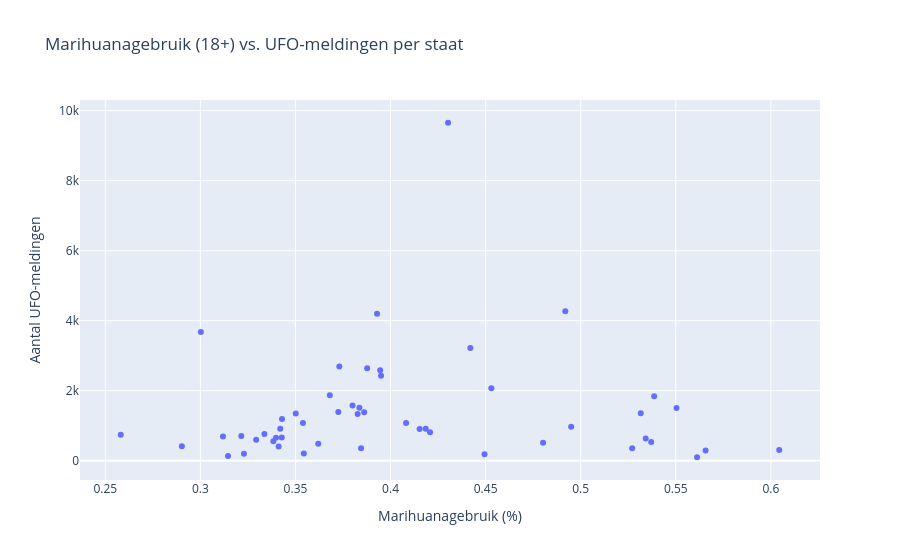

Notebook code cell kept with this figure:
### Code cell
import pandas as pd
import plotly.express as px

# Bestanden inladen
drugs = pd.read_csv("../data/drugs.csv")
ufo = pd.read_csv("../data/ufo_sighting_data.csv", low_memory=False)

# -------------------------
# 1. UFO-meldingen per staat tellen
# -------------------------

ufo_per_state = (
    ufo.groupby("state/province")
    .size()
    .reset_index(name="UFO_count")
)

# -------------------------
# 2. Drugsdata: alleen 18+
# -------------------------

# 18-25 + 26+ = totale groep 18+
drugs["Marijuana_18plus"] = (
    drugs["Rates.Marijuana.Used Past Year.18-25"] +
    drugs["Rates.Marijuana.Used Past Year.26+"]
)

# -------------------------
# 3. Per staat één waarde maken
# -------------------------

drugs_per_state = (
    drugs.groupby("State")["Marijuana_18plus"]
    .mean()
    .reset_index()
)

# -------------------------
# 4. Namen van staten gelijk maken
# -------------------------

# -------------------------
# 4. Staatnamen gelijk maken
# -------------------------

state_codes = {
    "alabama": "al",
    "alaska": "ak",
    "arizona": "az",
    "arkansas": "ar",
    "california": "ca",
    "colorado": "co",
    "connecticut": "ct",
    "delaware": "de",
    "district of columbia": "dc",
    "florida": "fl",
    "georgia": "ga",
    "hawaii": "hi",
    "idaho": "id",
    "illinois": "il",
    "indiana": "in",
    "iowa": "ia",
    "kansas": "ks",
    "kentucky": "ky",
    "louisiana": "la",
    "maine": "me",
    "maryland": "md",
    "massachusetts": "ma",
    "michigan": "mi",
    "minnesota": "mn",
    "mississippi": "ms",
    "missouri": "mo",
    "montana": "mt",
    "nebraska": "ne",
    "nevada": "nv",
    "new hampshire": "nh",
    "new jersey": "nj",
    "new mexico": "nm",
    "new york": "ny",
    "north carolina": "nc",
    "north dakota": "nd",
    "ohio": "oh",
    "oklahoma": "ok",
    "oregon": "or",
    "pennsylvania": "pa",
    "rhode island": "ri",
    "south carolina": "sc",
    "south dakota": "sd",
    "tennessee": "tn",
    "texas": "tx",
    "utah": "ut",
    "vermont": "vt",
    "virginia": "va",
    "washington": "wa",
    "west virginia": "wv",
    "wisconsin": "wi",
    "wyoming": "wy"
}

drugs_per_state["State"] = (
    drugs_per_state["State"]
    .str.lower()
    .map(state_codes)
)

ufo_per_state["state/province"] = (
    ufo_per_state["state/province"]
    .str.lower()
    .str.strip()
)

# -------------------------
# 5. Data combineren
# -------------------------

data = drugs_per_state.merge(
    ufo_per_state,
    left_on="State",
    right_on="state/province",
    how="inner"
)

print("Aantal rijen na merge:", len(data))
print(data.head())

# -------------------------
# 6. Scatterplot maken
# -------------------------
fig = px.scatter(
    data,
    x="Marijuana_18plus",
    y="UFO_count",
    hover_name="State",
    title="Marihuanagebruik (18+) vs. UFO-meldingen per staat",
    labels={
        "Marijuana_18plus": "Marihuanagebruik (%)",
        "UFO_count": "Aantal UFO-meldingen"
    }
)

fig.show()

### Figure 1 — Plotly figure (JSON) as saved in the notebook; plotly's stock layout.template omitted (floating-point values rounded to 4 significant figures)
{"data": [{"hovertemplate": "<b>%{hovertext}</b><br><br>Marihuanagebruik (%)=%{x}<br>Aantal UFO-meldingen=%{y}<extra></extra>", "hovertext": ["al", "ak", "az", "ar", "ca", "co", "ct", "de", "dc", "fl", "ga", "hi", "id", "il", "in", "ia", "ks", "ky", "la", "me", "md", "ma", "mi", "mn", "ms", "mo", "mt", "ne", "nv", "nh", "nj", "nm", "ny", "nc", "nd", "oh", "ok", "or", "pa", "ri", "sc", "sd", "tn", "tx", "ut", "vt", "va", "wa", "wv", "wi", "wy"], "legendgroup": "", "marker": {"color": "#636efa", "symbol": "circle"}, "mode": "markers", "name": "", "orientation": "v", "showlegend": false, "type": "scatter", "x": [0.3119, 0.5271, 0.3731, 0.3428, 0.4302, 0.5504, 0.495, 0.4494, 0.5612, 0.3929, 0.3501, 0.3845, 0.3384, 0.3877, 0.3861, 0.3215, 0.3398, 0.342, 0.3293, 0.5342, 0.4185, 0.5316, 0.453, 0.4082, 0.2903, 0.38, 0.4802, 0.3411, 0.4153, 0.5371, 0.3836, 0.4208, 0.442, 0.3681, 0.3145, 0.395, 0.3337, 0.5386, 0.3946, 0.5657, 0.3539, 0.3229, 0.3429, 0.3002, 0.2581, 0.6044, 0.3725, 0.4919, 0.362, 0.3827, 0.3544], "xaxis": "x", "y": [691, 354, 2689, 666, 9655, 1505, 968, 183, 99, 4200, 1347, 353, 554, 2645, 1386, 707, 653, 914, 598, 633, 911, 1358, 2071, 1081, 415, 1576, 510, 405, 905, 535, 1512, 815, 3219, 1869, 138, 2425, 766, 1845, 2582, 290, 1076, 196, 1193, 3677, 743, 307, 1393, 4268, 486, 1333, 205], "yaxis": "y"}], "layout": {"legend": {"tracegroupgap": 0}, "title": {"text": "Marihuanagebruik (18+) vs. UFO-meldingen per staat"}, "xaxis": {"anchor": "y", "domain": [0, 1], "title": {"text": "Marihuanagebruik (%)"}}, "yaxis": {"anchor": "x", "domain": [0, 1], "title": {"text": "Aantal UFO-meldingen"}}}}
